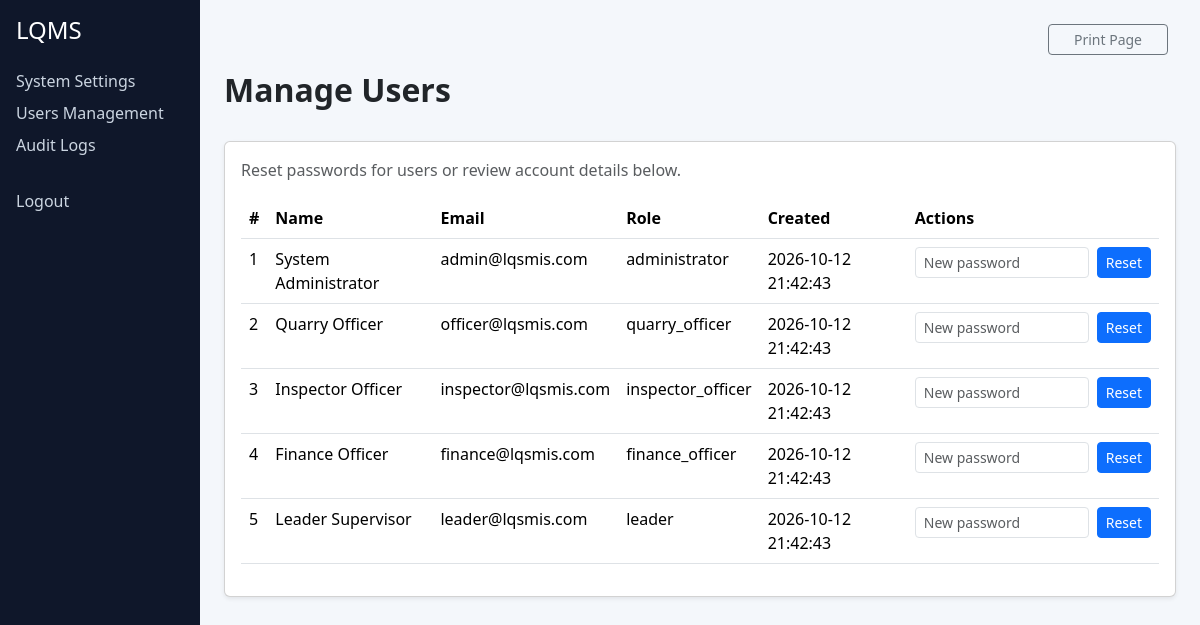
Page /settings/users (signed in) on the committed database.
### tables this page shows
CREATE TABLE IF NOT EXISTS users (
  id INT AUTO_INCREMENT PRIMARY KEY,
  full_name VARCHAR(150) NOT NULL,
  email VARCHAR(150) NOT NULL UNIQUE,
  password_hash VARCHAR(255) NOT NULL,
  role VARCHAR(50) NOT NULL DEFAULT 'quarry_officer',
  is_active TINYINT(1) NOT NULL DEFAULT 1,
  created_at TIMESTAMP DEFAULT CURRENT_TIMESTAMP
);

### app/controllers/SettingsController.php (called while the page is built, shortened)
<?php
class SettingsController extends Controller {
    public function users(): void {
        $userModel = new User();
        $this->view('settings/users', ['users' => $userModel->all()]);
    }
}

### core/Model.php (called while the page is built, shortened)
<?php
class Model {
    public function __construct() {
        $this->db = getConnection();
    }
}

### config/database.php (called while the page is built)
<?php
function getConnection(): PDO {
    static $pdo = null;
    static $initialized = false;
    if ($pdo === null) {
        $user = getenv('DB_USER') ?: 'root';
        $password = getenv('DB_PASSWORD') ?: '';
        $host = getenv('DB_HOST') ?: '127.0.0.1';
        $port = getenv('DB_PORT') ?: '3306';
        $dbname = getenv('DB_NAME') ?: 'lqsmis';
        $options = [
            PDO::ATTR_ERRMODE => PDO::ERRMODE_EXCEPTION,
            PDO::ATTR_DEFAULT_FETCH_MODE => PDO::FETCH_ASSOC,
            PDO::ATTR_EMULATE_PREPARES => false,
        ];
        $baseDsn = "mysql:host={$host};port={$port};charset=utf8mb4";
        try {
            $pdo = new PDO($baseDsn, $user, $password, $options);
            try {
                $pdo->exec("CREATE DATABASE IF NOT EXISTS {$dbname} CHARACTER SET utf8mb4 COLLATE utf8mb4_unicode_ci");
            } catch (PDOException $inner) {
            }
            $pdo = new PDO("mysql:host={$host};port={$port};dbname={$dbname};charset=utf8mb4", $user, $password, $options);
        } catch (PDOException $e) {
            $msg = 'Could not connect to MySQL: ' . $e->getMessage() .
                "\nEnsure the database server is running and the environment variables DB_HOST, DB_PORT, DB_USER, DB_PASSWORD are set correctly.";
            throw new PDOException($msg, (int)$e->getCode());
        }
    }
    if (!$initialized) {
        $schema = file_get_contents(__DIR__ . '/../setup.sql');
        if ($schema !== false) {
            $pdo->exec($schema);
        }
        $initialized = true;
    }
    return $pdo;
}

### app/models/User.php (called while the page is built, shortened)
<?php
class User extends Model {
    public function all(): array {
        $stmt = $this->db->query('SELECT * FROM users ORDER BY created_at DESC');
        return $stmt->fetchAll();
    }
}

### app/views/settings/users.php (the view, shortened to what this page needs)
<div class="d-flex justify-content-between align-items-center mb-4">
    <h2 class="fw-bold">Manage Users</h2>
</div>
<div class="card shadow-sm">
    <div class="card-body">
        <p class="text-muted">Reset passwords for users or review account details below.</p>
        <table class="table">
            <thead>
                <tr>
                    <th>#</th>
                    <th>Name</th>
                    <th>Email</th>
                    <th>Role</th>
                    <th>Created</th>
                    <th>Actions</th>
                </tr>
            </thead>
            <tbody>
                <?php foreach (($data['users'] ?? []) as $user): ?>
                <tr>
                    <td><?php echo $user['id']; ?></td>
                    <td><?php echo htmlspecialchars($user['full_name']); ?></td>
                    <td><?php echo htmlspecialchars($user['email']); ?></td>
                    <td><?php echo htmlspecialchars($user['role']); ?></td>
                    <td><?php echo $user['created_at']; ?></td>
                    <td>
                        <form method="post" action="/lqsmis/settings/reset_password" class="d-flex">
                            <input type="password" name="new_password" placeholder="New password" class="form-control form-control-sm me-2" required>
                            <button class="btn btn-sm btn-primary">Reset</button>
                        </form>
                    </td>
                </tr>
                <?php endforeach; ?>
            </tbody>
        </table>
    </div>
</div>

### app/views/layout.php (style rules this page uses)
body { background: #f4f7fb; }

### rows in the picture
users: id "1", full_name "System Administrator", email "admin@lqsmis.com", role "administrator", created_at "2026-10-12 21:42:43"
users: id "2", full_name "Quarry Officer", email "officer@lqsmis.com", role "quarry_officer", created_at "2026-10-12 21:42:43"
users: id "3", full_name "Inspector Officer", email "inspector@lqsmis.com", role "inspector_officer", created_at "2026-10-12 21:42:43"
users: id "4", full_name "Finance Officer", email "finance@lqsmis.com", role "finance_officer", created_at "2026-10-12 21:42:43"
users: id "5", full_name "Leader Supervisor", email "leader@lqsmis.com", role "leader", created_at "2026-10-12 21:42:43"
